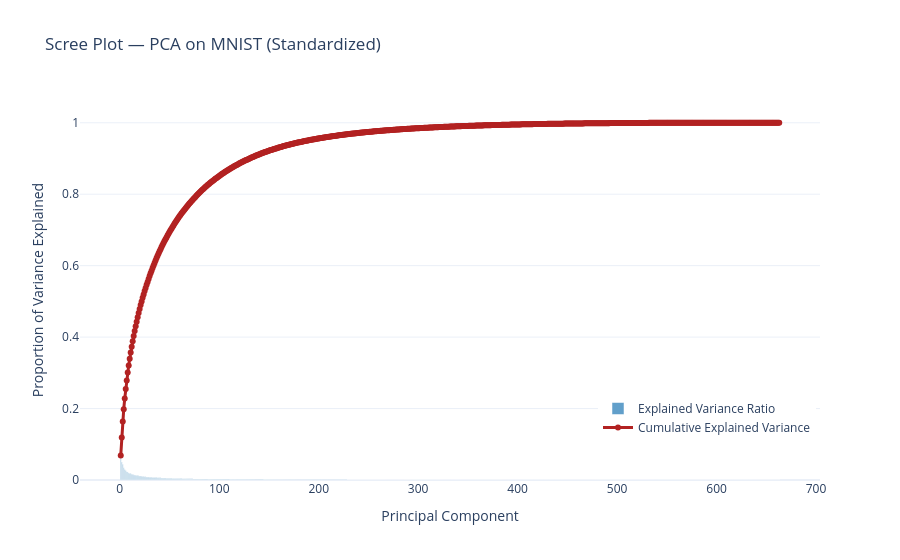

Source (notebook cell):
### Code cell
# Scree plotting code from PCA walkthrough from module 7
import plotly.graph_objects as go

fig = go.Figure()
# Bar trace for individual explained variance
components = np.arange(1, len(explained_var_ratio) + 1)

fig.add_trace(go.Bar(
    x=components,
    y=explained_var_ratio,
    name='Explained Variance Ratio',
    marker=dict(color='rgba(31, 119, 180, 0.7)')
))

# Line trace for cumulative variance
fig.add_trace(go.Scatter(
    x=components,
    y=cum_evr,
    mode='lines+markers',
    name='Cumulative Explained Variance',
    line=dict(color='firebrick', width=3)
))

# 5) Figure layout
fig.update_layout(
    title='Scree Plot — PCA on MNIST (Standardized)',
    xaxis_title='Principal Component',
    yaxis_title='Proportion of Variance Explained',
    legend=dict(x=0.7, y=0.1),
    template='plotly_white'
)

fig.show()

### Figure 1 — Plotly figure (JSON) as saved in the notebook; plotly's stock layout.template omitted (floating-point values rounded to 4 significant figures; data arrays with more than 128 entries replaced by an {"elided": "..."} marker saying what was removed)
{"data": [{"marker": {"color": "rgba(31, 119, 180, 0.7)"}, "name": "Explained Variance Ratio", "type": "bar", "x": {"elided": "663 int values"}, "y": {"elided": "663 float values"}}, {"line": {"color": "firebrick", "width": 3}, "mode": "lines+markers", "name": "Cumulative Explained Variance", "type": "scatter", "x": {"elided": "663 int values"}, "y": {"elided": "663 float values"}}], "layout": {"legend": {"x": 0.7, "y": 0.1}, "title": {"text": "Scree Plot — PCA on MNIST (Standardized)"}, "xaxis": {"title": {"text": "Principal Component"}}, "yaxis": {"title": {"text": "Proportion of Variance Explained"}}}}
